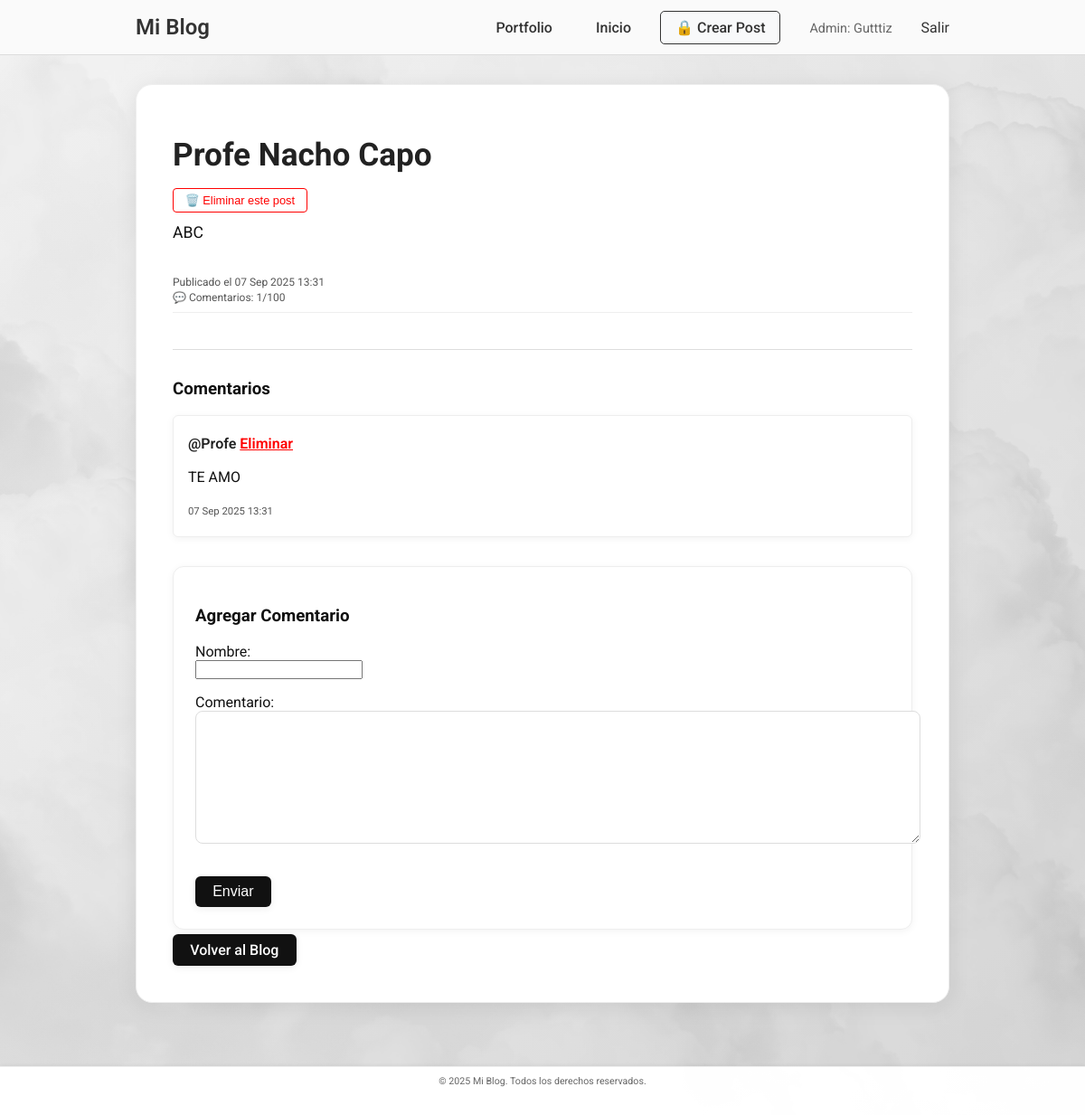
The page /blog/15/ (signed in) on the database its author committed.
### blog/models.py (models this page shows, shortened)
class Post(models.Model):
    titulo = models.CharField(max_length=200)
    contenido = models.TextField()
    imagen = models.ImageField(upload_to='posts/', blank=True, null=True)
    creado = models.DateTimeField(default=timezone.now)
    max_comentarios = models.PositiveIntegerField(default=100)
    def total_comentarios(self):
        return self.comentarios.count()
    def puede_comentar(self):
        return self.total_comentarios() < self.max_comentarios

class Comentario(models.Model):
    post = models.ForeignKey(Post, on_delete=models.CASCADE, related_name='comentarios')
    autor = models.CharField(
        max_length=100,
        validators=[
            RegexValidator(
                regex=r'^[A-Za-zÁÉÍÓÚáéíóúÑñ\s]+$',
                message="El nombre solo puede contener letras y espacios"
            )
        ]
    )
    contenido = models.TextField(max_length=300)  # limita a 300 caracteres
    creado = models.DateTimeField(default=timezone.now)
    padre = models.ForeignKey('self', null=True, blank=True, on_delete=models.CASCADE, related_name='respuestas')

### blog/views.py (the view, shortened to what this page needs)
# urls.py: path('<int:pk>/', views.post_detail, name='post_detail'), # Detalle de post
def post_detail(request, pk):
    post = get_object_or_404(Post, pk=pk)
    puede_comentar = post.puede_comentar()
    context = {
        'post': post,
        'puede_comentar': puede_comentar,
        'total_comentarios': post.total_comentarios(),
        'max_comentarios': post.max_comentarios,
    }
    return render(request, 'blog/post_detail.html', context)

### blog/templates/blog/post_detail.html (shortened to what this page needs)
{% extends "blog/base_blog.html" %}
{% block content %}
<section id="post-detail-container">
    <div class="post-detail">
        <article class="post-content">
            <h2 class="post-title">{{ post.titulo }}</h2>
            {% if user.is_staff %}
                <form method="post" action="{% url 'blog:delete_post' post.pk %}"
                      onsubmit="return confirm('¿Eliminar este post?')" style="display:inline; margin-bottom:1rem;">
                    <button type="submit" style="color:red; border:1px solid red; padding:0.3rem 0.8rem; background:white; cursor:pointer; border-radius:4px;">
                        🗑️ Eliminar este post
                    </button>
                </form>
            {% endif %}
            <p class="post-body">{{ post.contenido }}</p>
            <div class="post-meta">
                <small>Publicado el {{ post.creado|date:"d M Y H:i" }}</small>
                <br><small>💬 Comentarios: {{ total_comentarios }}/{{ max_comentarios }}</small>
            </div>
        </article>
        <div class="comments-section">
            <h3>Comentarios</h3>
            {% for comentario in post.comentarios.all %}
                <div class="comentario" style="border:1px solid #eee; padding:1rem; margin-bottom:0.5rem; border-radius:6px;">
                    <div class="comentario-header">
                        <span class="comentario-usuario">@{{ comentario.autor }}</span>
                        {% if user.is_staff %}
                            <form method="post" action="{% url 'blog:delete_comment' comentario.pk %}"
                                onsubmit="return confirm('¿Eliminar comentario de {{ comentario.autor }}?')"
                                style="display:inline;">
                                <button type="submit" style="
                                    all: unset;
                                    color: red;
                                    cursor: pointer;
                                    text-decoration: underline;
                                ">
                                    Eliminar
                                </button>
                            </form>
                        {% endif %}
                    </div>
                    <div class="comentario-body">
                        <p>{{ comentario.contenido }}</p>
                    </div>
                    <div class="comentario-footer">
                        <small>{{ comentario.creado|date:"d M Y H:i" }}</small>
                    </div>
                </div>
            {% empty %}
                <p>No hay comentarios todavía. Sé el primero en comentar.</p>
            {% endfor %}
        </div>
        {% if puede_comentar %}
            <div class="form-comentario">
                <h3>Agregar Comentario</h3>
                <form method="POST">
                    <p>
                        <label>Nombre:</label><br>
                        <input type="text" name="autor" required maxlength="100">
                    </p>
                    <p>
                        <label>Comentario:</label><br>
                        <textarea name="contenido" required rows="4" cols="50" maxlength="300"></textarea>
                    </p>
                    <button type="submit">Enviar</button>
                </form>
            </div>
        {% else %}
            <div class="alert">
                <p><strong>⚠ Comentarios cerrados</strong><br>
                Este post alcanzó el límite de {{ max_comentarios }} comentarios.</p>
            </div>
        {% endif %}
        <a href="{% url 'blog:post_list' %}" class="btn-volver">Volver al Blog</a>
    </div>
</section>
{% endblock %}

### blog/templates/blog/base_blog.html (shortened to what this page needs)
{% load static %}
<!DOCTYPE html>
<html lang="es">
<head>
    <link rel="stylesheet" href="{% static 'blog/css/blog.css' %}?v={{ timestamp|default:'1' }}">
</head>
<body>
    <header class="blog-header">
        <nav class="header-nav">
            <a href="{% url 'blog:post_list' %}" class="logo">Mi Blog</a>
            <ul class="nav-links">
                <li><a href="/" class="{% if request.path == '/' %}active{% endif %}">Portfolio</a></li>
                <li><a href="{% url 'blog:post_list' %}" class="{% if request.resolver_match.url_name == 'post_list' %}active{% endif %}">Inicio</a></li>
                {% if user.is_authenticated %}
                    {% if user.is_staff or user.is_superuser %}
                        <li><a href="{% url 'blog:crear_post' %}" class="btn-crear-post-header">🔒 Crear Post</a></li>
                        <li><span class="user-info">Admin: {{ user.username }}</span></li>
                    {% else %}
                        <li><span class="user-info">Hola, {{ user.username }}</span></li>
                    {% endif %}
                    <li>
                        <form method="post" action="{% url 'admin:logout' %}" style="display:inline;">
                            <button type="submit" class="btn-admin-login" style="background:none;border:none;padding:0;font:inherit;cursor:pointer;">
                                Salir
                            </button>
                        </form>
                    </li>
                {% else %}
                    <li><a href="/admin/" class="btn-admin-login">🔑 Admin Login</a></li>
                {% endif %}
            </ul>
        </nav>
    </header>
    <main class="blog-container">
        {% block content %}{% endblock %}
    </main>
    <footer class="blog-footer">
        <small>&copy; 2025 Mi Blog. Todos los derechos reservados.</small>
    </footer>
</body>
</html>

### blog/static/blog/css/blog.css (style rules this page uses)
:root { --color-bg: #fff; --color-text: #111; --color-accent: #222; --color-btn: #fff; --color-btn-bg: #222; --color-btn-hover: #fff; --color-btn-bg-hover: #444; --color-border: #222; --color-gradient: linear-gradient(135deg, #f5f5f5 0%, #d3d3d3 100%); }
html { scroll-behavior: smooth; }
body { background: var(--color-gradient); color: var(--color-text); font-family: 'Roboto', Arial, sans-serif; margin: 0; padding: 0; min-height: 100vh; transition: background 0.3s, color 0.3s; position: relative; z-index: 1; }
body::before { content: ""; position: fixed; inset: 0; z-index: 0; background: url('../img/Imagenfondo.jpg') center/cover no-repeat; opacity: 0.15; pointer-events: none; }
header { position: fixed; top: 0; left: 0; width: 100vw; background: #fff; border-bottom: 1px solid #eee; z-index: 100; }
nav ul { display: flex; gap: 2em; list-style: none; padding: 0; margin: 0; }
nav a { color: var(--color-accent); text-decoration: none; font-weight: 400; font-size: 1em; transition: color 0.2s; }
main { max-width: 900px; margin: 0 auto; padding: 7em 1em 60px 1em; position: relative; z-index: 2; }
section { margin-bottom: 2em; }
.post-detail { background: #fff; border-radius: 18px; padding: 2.5rem; border: 1px solid #eee; box-shadow: 0 4px 24px rgba(0,0,0,0.08); margin-bottom: 2rem; position: relative; z-index: 2; }
.post-title { font-size: 2.2rem; margin-bottom: 1rem; color: var(--color-accent); font-weight: 700; font-family: 'MiFuente', 'Roboto', Arial, sans-serif; }
.post-body { font-size: 1.1rem; color: var(--color-text); margin-bottom: 1.5rem; line-height: 1.6em; }
.post-meta { color: #555; font-size: 0.9rem; margin-bottom: 1.5rem; padding: 0.5rem 0; border-bottom: 1px solid #eee; }
.comments-section { margin-top: 2rem; margin-bottom: 2rem; }
.comentario { background: #fff; border-radius: 12px; padding: 1.5rem; margin-bottom: 1.5rem; border: 1px solid #eee; box-shadow: 0 2px 8px rgba(0,0,0,0.05); border-left: 4px solid var(--color-accent); position: relative; z-index: 2; }
.comentario-header { font-weight: 600; color: var(--color-accent); margin-bottom: 0.5rem; }
.comentario-body { margin: 0.5rem 0 1rem 0; color: var(--color-text); line-height: 1.5em; }
.comentario-footer { font-size: 0.85rem; color: #555; }
.form-comentario { background: #fff; border-radius: 12px; padding: 1.5rem; border: 1px solid #eee; box-shadow: 0 2px 8px rgba(0,0,0,0.05); margin-top: 2rem; position: relative; z-index: 2; }
.form-comentario textarea { width: 100%; min-height: 120px; padding: 0.8rem 1rem; border: 1px solid #ddd; border-radius: 8px; font-family: inherit; font-size: 1rem; resize: vertical; margin-bottom: 1rem; }
.form-comentario button { background: #111; color: #fff; border: none; border-radius: 6px; padding: 0.5em 1.2em; font-size: 1em; font-weight: 500; cursor: pointer; transition: background 0.2s, box-shadow 0.2s; box-shadow: 0 2px 8px rgba(0,0,0,0.07); }
.btn, .btn-contacto, .btn-crear-post, .btn-submit, .btn-volver, .btn-cancel { display: inline-block; background: #111; color: #fff; border: none; border-radius: 6px; padding: 0.5em 1.2em; font-size: 1em; font-weight: 500; text-decoration: none; cursor: pointer; transition: background 0.2s, color 0.2s, box-shadow 0.2s; box-shadow: 0 2px 8px rgba(0,0,0,0.07); }

### rows shown on the page
Post: titulo "Profe Nacho Capo", contenido "ABC", creado "07 Sep 2025 13:31"
Comentario: autor "Profe", contenido "TE AMO", creado "07 Sep 2025 13:31"

### other values the page prints
{{ user.username }} "Gutttiz"
{{ total_comentarios }} "1"
{{ max_comentarios }} "100"
